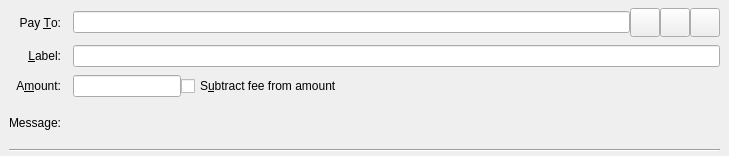
<?xml version="1.0" encoding="UTF-8"?>
<ui version="4.0">
 <class>SendCoinsEntry</class>
 <widget class="QStackedWidget" name="SendCoinsEntry">
  <property name="geometry">
   <rect>
    <x>0</x>
    <y>0</y>
    <width>729</width>
    <height>156</height>
   </rect>
  </property>
  <property name="focusPolicy">
   <enum>Qt::TabFocus</enum>
  </property>
  <property name="autoFillBackground">
   <bool>false</bool>
  </property>
  <widget class="QFrame" name="SendCoins">
   <property name="toolTip">
    <string>This is a normal payment.</string>
   </property>
   <property name="frameShape">
    <enum>QFrame::NoFrame</enum>
   </property>
   <layout class="QGridLayout" name="gridLayout">
    <property name="topMargin">
     <number>8</number>
    </property>
    <property name="bottomMargin">
     <number>4</number>
    </property>
    <property name="horizontalSpacing">
     <number>12</number>
    </property>
    <property name="verticalSpacing">
     <number>8</number>
    </property>
    <item row="0" column="0">
     <widget class="QLabel" name="payToLabel">
      <property name="text">
       <string>Pay &amp;To:</string>
      </property>
      <property name="alignment">
       <set>Qt::AlignRight|Qt::AlignTrailing|Qt::AlignVCenter</set>
      </property>
      <property name="buddy">
       <cstring>payTo</cstring>
      </property>
     </widget>
    </item>
    <item row="0" column="1">
     <layout class="QHBoxLayout" name="payToLayout">
      <property name="spacing">
       <number>0</number>
      </property>
      <item>
       <widget class="QValidatedLineEdit" name="payTo">
        <property name="toolTip">
         <string>The Bitcoin2X address to send the payment to</string>
        </property>
       </widget>
      </item>
      <item>
       <widget class="QToolButton" name="addressBookButton">
        <property name="toolTip">
         <string>Choose previously used address</string>
        </property>
        <property name="text">
         <string/>
        </property>
        <property name="icon">
         <iconset resource="../bitcoin.qrc">
          <normaloff>:/icons/address-book</normaloff>:/icons/address-book</iconset>
        </property>
        <property name="iconSize">
         <size>
          <width>22</width>
          <height>22</height>
         </size>
        </property>
        <property name="shortcut">
         <string>Alt+A</string>
        </property>
       </widget>
      </item>
      <item>
       <widget class="QToolButton" name="pasteButton">
        <property name="toolTip">
         <string>Paste address from clipboard</string>
        </property>
        <property name="text">
         <string/>
        </property>
        <property name="icon">
         <iconset resource="../bitcoin.qrc">
          <normaloff>:/icons/editpaste</normaloff>:/icons/editpaste</iconset>
        </property>
        <property name="iconSize">
         <size>
          <width>22</width>
          <height>22</height>
         </size>
        </property>
        <property name="shortcut">
         <string>Alt+P</string>
        </property>
       </widget>
      </item>
      <item>
       <widget class="QToolButton" name="deleteButton">
        <property name="toolTip">
         <string>Remove this entry</string>
        </property>
        <property name="text">
         <string/>
        </property>
        <property name="icon">
         <iconset resource="../bitcoin.qrc">
          <normaloff>:/icons/remove</normaloff>:/icons/remove</iconset>
        </property>
        <property name="iconSize">
         <size>
          <width>22</width>
          <height>22</height>
         </size>
        </property>
       </widget>
      </item>
     </layout>
    </item>
    <item row="1" column="0">
     <widget class="QLabel" name="labellLabel">
      <property name="text">
       <string>&amp;Label:</string>
      </property>
      <property name="alignment">
       <set>Qt::AlignRight|Qt::AlignTrailing|Qt::AlignVCenter</set>
      </property>
      <property name="buddy">
       <cstring>addAsLabel</cstring>
      </property>
     </widget>
    </item>
    <item row="1" column="1">
     <widget class="QLineEdit" name="addAsLabel">
      <property name="toolTip">
       <string>Enter a label for this address to add it to the list of used addresses</string>
      </property>
     </widget>
    </item>
    <item row="2" column="0">
     <widget class="QLabel" name="amountLabel">
      <property name="text">
       <string>A&amp;mount:</string>
      </property>
      <property name="alignment">
       <set>Qt::AlignRight|Qt::AlignTrailing|Qt::AlignVCenter</set>
      </property>
      <property name="buddy">
       <cstring>payAmount</cstring>
      </property>
     </widget>
    </item>
    <item row="2" column="1">
     <layout class="QHBoxLayout" name="horizontalLayoutAmount" stretch="0,1">
      <item>
       <widget class="BitcoinAmountField" name="payAmount"/>
      </item>
      <item>
       <widget class="QCheckBox" name="checkboxSubtractFeeFromAmount">
        <property name="toolTip">
         <string>The fee will be deducted from the amount being sent. The recipient will receive less bitcoins than you enter in the amount field. If multiple recipients are selected, the fee is split equally.</string>
        </property>
        <property name="text">
         <string>S&amp;ubtract fee from amount</string>
        </property>
       </widget>
      </item>
     </layout>
    </item>
    <item row="3" column="0">
     <widget class="QLabel" name="messageLabel">
      <property name="text">
       <string>Message:</string>
      </property>
      <property name="alignment">
       <set>Qt::AlignRight|Qt::AlignTrailing|Qt::AlignVCenter</set>
      </property>
     </widget>
    </item>
    <item row="3" column="1">
     <widget class="QLabel" name="messageTextLabel">
      <property name="toolTip">
       <string>A message that was attached to the bitcoin: URI which will be stored with the transaction for your reference. Note: This message will not be sent over the Bitcoin2X network.</string>
      </property>
      <property name="textFormat">
       <enum>Qt::PlainText</enum>
      </property>
     </widget>
    </item>
    <item row="4" column="0" colspan="2">
     <widget class="Line" name="line">
      <property name="orientation">
       <enum>Qt::Horizontal</enum>
      </property>
     </widget>
    </item>
   </layout>
  </widget>
  <widget class="QFrame" name="SendCoins_UnauthenticatedPaymentRequest">
   <property name="palette">
    <palette>
     <active>
      <colorrole role="WindowText">
       <brush brushstyle="SolidPattern">
        <color alpha="255">
         <red>0</red>
         <green>0</green>
         <blue>0</blue>
        </color>
       </brush>
      </colorrole>
      <colorrole role="Button">
       <brush brushstyle="SolidPattern">
        <color alpha="255">
         <red>255</red>
         <green>255</green>
         <blue>127</blue>
        </color>
       </brush>
      </colorrole>
      <colorrole role="Light">
       <brush brushstyle="SolidPattern">
        <color alpha="255">
         <red>255</red>
         <green>255</green>
         <blue>255</blue>
        </color>
       </brush>
      </colorrole>
      <colorrole role="Midlight">
       <brush brushstyle="SolidPattern">
        <color alpha="255">
         <red>255</red>
         <green>255</green>
         <blue>191</blue>
        </color>
       </brush>
      </colorrole>
      <colorrole role="Dark">
       <brush brushstyle="SolidPattern">
        <color alpha="255">
         <red>127</red>
         <green>127</green>
         <blue>63</blue>
        </color>
       </brush>
      </colorrole>
      <colorrole role="Mid">
       <brush brushstyle="SolidPattern">
        <color alpha="255">
         <red>170</red>
         <green>170</green>
         <blue>84</blue>
        </color>
       </brush>
      </colorrole>
      <colorrole role="Text">
       <brush brushstyle="SolidPattern">
        <color alpha="255">
         <red>0</red>
         <green>0</green>
         <blue>0</blue>
        </color>
       </brush>
      </colorrole>
      <colorrole role="BrightText">
       <brush brushstyle="SolidPattern">
        <color alpha="255">
         <red>255</red>
         <green>255</green>
         <blue>255</blue>
        </color>
       </brush>
      </colorrole>
      <colorrole role="ButtonText">
       <brush brushstyle="SolidPattern">
        <color alpha="255">
         <red>0</red>
         <green>0</green>
         <blue>0</blue>
        </color>
       </brush>
      </colorrole>
      <colorrole role="Base">
       <brush brushstyle="SolidPattern">
        <color alpha="255">
         <red>255</red>
         <green>255</green>
         <blue>255</blue>
        </color>
       </brush>
      </colorrole>
      <colorrole role="Window">
       <brush brushstyle="SolidPattern">
        <color alpha="255">
         <red>255</red>
         <green>255</green>
         <blue>127</blue>
        </color>
       </brush>
      </colorrole>
      <colorrole role="Shadow">
       <brush brushstyle="SolidPattern">
        <color alpha="255">
         <red>0</red>
         <green>0</green>
         <blue>0</blue>
        </color>
       </brush>
      </colorrole>
      <colorrole role="AlternateBase">
       <brush brushstyle="SolidPattern">
        <color alpha="255">
         <red>255</red>
         <green>255</green>
         <blue>191</blue>
        </color>
       </brush>
      </colorrole>
      <colorrole role="ToolTipBase">
       <brush brushstyle="SolidPattern">
        <color alpha="255">
         <red>255</red>
         <green>255</green>
         <blue>220</blue>
        </color>
       </brush>
      </colorrole>
      <colorrole role="ToolTipText">
       <brush brushstyle="SolidPattern">
        <color alpha="255">
         <red>0</red>
         <green>0</green>
         <blue>0</blue>
        </color>
       </brush>
      </colorrole>
     </active>
     <inactive>
      <colorrole role="WindowText">
       <brush brushstyle="SolidPattern">
        <color alpha="255">
         <red>0</red>
         <green>0</green>
         <blue>0</blue>
        </color>
       </brush>
      </colorrole>
      <colorrole role="Button">
       <brush brushstyle="SolidPattern">
        <color alpha="255">
         <red>255</red>
         <green>255</green>
         <blue>127</blue>
        </color>
       </brush>
      </colorrole>
      <colorrole role="Light">
       <brush brushstyle="SolidPattern">
        <color alpha="255">
         <red>255</red>
         <green>255</green>
         <blue>255</blue>
        </color>
       </brush>
      </colorrole>
      <colorrole role="Midlight">
       <brush brushstyle="SolidPattern">
        <color alpha="255">
         <red>255</red>
         <green>255</green>
         <blue>191</blue>
        </color>
       </brush>
      </colorrole>
      <colorrole role="Dark">
       <brush brushstyle="SolidPattern">
        <color alpha="255">
         <red>127</red>
         <green>127</green>
         <blue>63</blue>
        </color>
       </brush>
      </colorrole>
      <colorrole role="Mid">
       <brush brushstyle="SolidPattern">
        <color alpha="255">
         <red>170</red>
         <green>170</green>
         <blue>84</blue>
        </color>
       </brush>
      </colorrole>
      <colorrole role="Text">
       <brush brushstyle="SolidPattern">
        <color alpha="255">
         <red>0</red>
         <green>0</green>
         <blue>0</blue>
        </color>
       </brush>
      </colorrole>
      <colorrole role="BrightText">
       <brush brushstyle="SolidPattern">
        <color alpha="255">
         <red>255</red>
         <green>255</green>
         <blue>255</blue>
        </color>
       </brush>
      </colorrole>
      <colorrole role="ButtonText">
       <brush brushstyle="SolidPattern">
        <color alpha="255">
         <red>0</red>
         <green>0</green>
         <blue>0</blue>
        </color>
       </brush>
      </colorrole>
      <colorrole role="Base">
       <brush brushstyle="SolidPattern">
        <color alpha="255">
         <red>255</red>
         <green>255</green>
         <blue>255</blue>
        </color>
       </brush>
      </colorrole>
      <colorrole role="Window">
       <brush brushstyle="SolidPattern">
        <color alpha="255">
         <red>255</red>
         <green>255</green>
         <blue>127</blue>
        </color>
       </brush>
      </colorrole>
      <colorrole role="Shadow">
       <brush brushstyle="SolidPattern">
        <color alpha="255">
         <red>0</red>
         <green>0</green>
         <blue>0</blue>
        </color>
       </brush>
      </colorrole>
      <colorrole role="AlternateBase">
       <brush brushstyle="SolidPattern">
        <color alpha="255">
         <red>255</red>
         <green>255</green>
         <blue>191</blue>
        </color>
       </brush>
      </colorrole>
      <colorrole role="ToolTipBase">
       <brush brushstyle="SolidPattern">
        <color alpha="255">
         <red>255</red>
         <green>255</green>
         <blue>220</blue>
        </color>
       </brush>
      </colorrole>
      <colorrole role="ToolTipText">
       <brush brushstyle="SolidPattern">
        <color alpha="255">
         <red>0</red>
         <green>0</green>
         <blue>0</blue>
        </color>
       </brush>
      </colorrole>
     </inactive>
     <disabled>
      <colorrole role="WindowText">
       <brush brushstyle="SolidPattern">
        <color alpha="255">
         <red>127</red>
         <green>127</green>
         <blue>63</blue>
        </color>
       </brush>
      </colorrole>
      <colorrole role="Button">
       <brush brushstyle="SolidPattern">
        <color alpha="255">
         <red>255</red>
         <green>255</green>
         <blue>127</blue>
        </color>
       </brush>
      </colorrole>
      <colorrole role="Light">
       <brush brushstyle="SolidPattern">
        <color alpha="255">
         <red>255</red>
         <green>255</green>
         <blue>255</blue>
        </color>
       </brush>
      </colorrole>
      <colorrole role="Midlight">
       <brush brushstyle="SolidPattern">
        <color alpha="255">
         <red>255</red>
         <green>255</green>
         <blue>191</blue>
        </color>
       </brush>
      </colorrole>
      <colorrole role="Dark">
       <brush brushstyle="SolidPattern">
        <color alpha="255">
         <red>127</red>
         <green>127</green>
         <blue>63</blue>
        </color>
       </brush>
      </colorrole>
      <colorrole role="Mid">
       <brush brushstyle="SolidPattern">
        <color alpha="255">
         <red>170</red>
         <green>170</green>
         <blue>84</blue>
        </color>
       </brush>
      </colorrole>
      <colorrole role="Text">
       <brush brushstyle="SolidPattern">
        <color alpha="255">
         <red>127</red>
         <green>127</green>
         <blue>63</blue>
        </color>
       </brush>
      </colorrole>
      <colorrole role="BrightText">
       <brush brushstyle="SolidPattern">
        <color alpha="255">
         <red>255</red>
         <green>255</green>
         <blue>255</blue>
        </color>
       </brush>
      </colorrole>
      <colorrole role="ButtonText">
       <brush brushstyle="SolidPattern">
        <color alpha="255">
         <red>127</red>
         <green>127</green>
         <blue>63</blue>
        </color>
       </brush>
      </colorrole>
      <colorrole role="Base">
       <brush brushstyle="SolidPattern">
        <color alpha="255">
         <red>255</red>
         <green>255</green>
         <blue>127</blue>
        </color>
       </brush>
      </colorrole>
      <colorrole role="Window">
       <brush brushstyle="SolidPattern">
        <color alpha="255">
         <red>255</red>
         <green>255</green>
         <blue>127</blue>
        </color>
       </brush>
      </colorrole>
      <colorrole role="Shadow">
       <brush brushstyle="SolidPattern">
        <color alpha="255">
         <red>0</red>
         <green>0</green>
         <blue>0</blue>
        </color>
       </brush>
      </colorrole>
      <colorrole role="AlternateBase">
       <brush brushstyle="SolidPattern">
        <color alpha="255">
         <red>255</red>
         <green>255</green>
         <blue>127</blue>
        </color>
       </brush>
      </colorrole>
      <colorrole role="ToolTipBase">
       <brush brushstyle="SolidPattern">
        <color alpha="255">
         <red>255</red>
         <green>255</green>
         <blue>220</blue>
        </color>
       </brush>
      </colorrole>
      <colorrole role="ToolTipText">
       <brush brushstyle="SolidPattern">
        <color alpha="255">
         <red>0</red>
         <green>0</green>
         <blue>0</blue>
        </color>
       </brush>
      </colorrole>
     </disabled>
    </palette>
   </property>
   <property name="toolTip">
    <string>This is an unauthenticated payment request.</string>
   </property>
   <property name="autoFillBackground">
    <bool>true</bool>
   </property>
   <property name="frameShape">
    <enum>QFrame::NoFrame</enum>
   </property>
   <layout class="QGridLayout" name="gridLayout_is">
    <property name="spacing">
     <number>12</number>
    </property>
    <item row="0" column="0">
     <widget class="QLabel" name="payToLabel_is">
      <property name="text">
       <string>Pay To:</string>
      </property>
      <property name="alignment">
       <set>Qt::AlignRight|Qt::AlignTrailing|Qt::AlignVCenter</set>
      </property>
     </widget>
    </item>
    <item row="0" column="1">
     <layout class="QHBoxLayout" name="payToLayout_is">
      <property name="spacing">
       <number>0</number>
      </property>
      <item>
       <widget class="QLabel" name="payTo_is"/>
      </item>
      <item>
       <widget class="QToolButton" name="deleteButton_is">
        <property name="toolTip">
         <string>Remove this entry</string>
        </property>
        <property name="text">
         <string/>
        </property>
        <property name="icon">
         <iconset resource="../bitcoin.qrc">
          <normaloff>:/icons/remove</normaloff>:/icons/remove</iconset>
        </property>
       </widget>
      </item>
     </layout>
    </item>
    <item row="1" column="0">
     <widget class="QLabel" name="memoLabel_is">
      <property name="text">
       <string>Memo:</string>
      </property>
      <property name="alignment">
       <set>Qt::AlignRight|Qt::AlignTrailing|Qt::AlignVCenter</set>
      </property>
     </widget>
    </item>
    <item row="1" column="1">
     <widget class="QLabel" name="memoTextLabel_is">
      <property name="textFormat">
       <enum>Qt::PlainText</enum>
      </property>
     </widget>
    </item>
    <item row="2" column="0">
     <widget class="QLabel" name="amountLabel_is">
      <property name="text">
       <string>A&amp;mount:</string>
      </property>
      <property name="alignment">
       <set>Qt::AlignRight|Qt::AlignTrailing|Qt::AlignVCenter</set>
      </property>
      <property name="buddy">
       <cstring>payAmount_is</cstring>
      </property>
     </widget>
    </item>
    <item row="2" column="1">
     <widget class="BitcoinAmountField" name="payAmount_is">
      <property name="acceptDrops">
       <bool>false</bool>
      </property>
     </widget>
    </item>
   </layout>
  </widget>
  <widget class="QFrame" name="SendCoins_AuthenticatedPaymentRequest">
   <property name="palette">
    <palette>
     <active>
      <colorrole role="WindowText">
       <brush brushstyle="SolidPattern">
        <color alpha="255">
         <red>0</red>
         <green>0</green>
         <blue>0</blue>
        </color>
       </brush>
      </colorrole>
      <colorrole role="Button">
       <brush brushstyle="SolidPattern">
        <color alpha="255">
         <red>140</red>
         <green>232</green>
         <blue>119</blue>
        </color>
       </brush>
      </colorrole>
      <colorrole role="Light">
       <brush brushstyle="SolidPattern">
        <color alpha="255">
         <red>230</red>
         <green>255</green>
         <blue>224</blue>
        </color>
       </brush>
      </colorrole>
      <colorrole role="Midlight">
       <brush brushstyle="SolidPattern">
        <color alpha="255">
         <red>185</red>
         <green>243</green>
         <blue>171</blue>
        </color>
       </brush>
      </colorrole>
      <colorrole role="Dark">
       <brush brushstyle="SolidPattern">
        <color alpha="255">
         <red>70</red>
         <green>116</green>
         <blue>59</blue>
        </color>
       </brush>
      </colorrole>
      <colorrole role="Mid">
       <brush brushstyle="SolidPattern">
        <color alpha="255">
         <red>93</red>
         <green>155</green>
         <blue>79</blue>
        </color>
       </brush>
      </colorrole>
      <colorrole role="Text">
       <brush brushstyle="SolidPattern">
        <color alpha="255">
         <red>0</red>
         <green>0</green>
         <blue>0</blue>
        </color>
       </brush>
      </colorrole>
      <colorrole role="BrightText">
       <brush brushstyle="SolidPattern">
        <color alpha="255">
         <red>155</red>
         <green>255</green>
         <blue>147</blue>
        </color>
       </brush>
      </colorrole>
      <colorrole role="ButtonText">
       <brush brushstyle="SolidPattern">
        <color alpha="255">
         <red>0</red>
         <green>0</green>
         <blue>0</blue>
        </color>
       </brush>
      </colorrole>
      <colorrole role="Base">
       <brush brushstyle="SolidPattern">
        <color alpha="255">
         <red>119</red>
         <green>255</green>
         <blue>233</blue>
        </color>
       </brush>
      </colorrole>
      <colorrole role="Window">
       <brush brushstyle="SolidPattern">
        <color alpha="255">
         <red>140</red>
         <green>232</green>
         <blue>119</blue>
        </color>
       </brush>
      </colorrole>
      <colorrole role="Shadow">
       <brush brushstyle="SolidPattern">
        <color alpha="255">
         <red>0</red>
         <green>0</green>
         <blue>0</blue>
        </color>
       </brush>
      </colorrole>
      <colorrole role="AlternateBase">
       <brush brushstyle="SolidPattern">
        <color alpha="255">
         <red>197</red>
         <green>243</green>
         <blue>187</blue>
        </color>
       </brush>
      </colorrole>
      <colorrole role="NoRole">
       <brush brushstyle="SolidPattern">
        <color alpha="255">
         <red>125</red>
         <green>194</green>
         <blue>122</blue>
        </color>
       </brush>
      </colorrole>
      <colorrole role="ToolTipBase">
       <brush brushstyle="SolidPattern">
        <color alpha="255">
         <red>255</red>
         <green>255</green>
         <blue>220</blue>
        </color>
       </brush>
      </colorrole>
      <colorrole role="ToolTipText">
       <brush brushstyle="SolidPattern">
        <color alpha="255">
         <red>0</red>
         <green>0</green>
         <blue>0</blue>
        </color>
       </brush>
      </colorrole>
     </active>
     <inactive>
      <colorrole role="WindowText">
       <brush brushstyle="SolidPattern">
        <color alpha="255">
         <red>0</red>
         <green>0</green>
         <blue>0</blue>
        </color>
       </brush>
      </colorrole>
      <colorrole role="Button">
       <brush brushstyle="SolidPattern">
        <color alpha="255">
         <red>140</red>
         <green>232</green>
         <blue>119</blue>
        </color>
       </brush>
      </colorrole>
      <colorrole role="Light">
       <brush brushstyle="SolidPattern">
        <color alpha="255">
         <red>230</red>
         <green>255</green>
         <blue>224</blue>
        </color>
       </brush>
      </colorrole>
      <colorrole role="Midlight">
       <brush brushstyle="SolidPattern">
        <color alpha="255">
         <red>185</red>
         <green>243</green>
         <blue>171</blue>
        </color>
       </brush>
      </colorrole>
      <colorrole role="Dark">
       <brush brushstyle="SolidPattern">
        <color alpha="255">
         <red>70</red>
         <green>116</green>
         <blue>59</blue>
        </color>
       </brush>
      </colorrole>
      <colorrole role="Mid">
       <brush brushstyle="SolidPattern">
        <color alpha="255">
         <red>93</red>
         <green>155</green>
         <blue>79</blue>
        </color>
       </brush>
      </colorrole>
      <colorrole role="Text">
       <brush brushstyle="SolidPattern">
        <color alpha="255">
         <red>0</red>
         <green>0</green>
         <blue>0</blue>
        </color>
       </brush>
      </colorrole>
      <colorrole role="BrightText">
       <brush brushstyle="SolidPattern">
        <color alpha="255">
         <red>155</red>
         <green>255</green>
         <blue>147</blue>
        </color>
       </brush>
      </colorrole>
      <colorrole role="ButtonText">
       <brush brushstyle="SolidPattern">
        <color alpha="255">
         <red>0</red>
         <green>0</green>
         <blue>0</blue>
        </color>
       </brush>
      </colorrole>
      <colorrole role="Base">
       <brush brushstyle="SolidPattern">
        <color alpha="255">
         <red>119</red>
         <green>255</green>
         <blue>233</blue>
        </color>
       </brush>
      </colorrole>
      <colorrole role="Window">
       <brush brushstyle="SolidPattern">
        <color alpha="255">
         <red>140</red>
         <green>232</green>
         <blue>119</blue>
        </color>
       </brush>
      </colorrole>
      <colorrole role="Shadow">
       <brush brushstyle="SolidPattern">
        <color alpha="255">
         <red>0</red>
         <green>0</green>
         <blue>0</blue>
        </color>
       </brush>
      </colorrole>
      <colorrole role="AlternateBase">
       <brush brushstyle="SolidPattern">
        <color alpha="255">
         <red>197</red>
         <green>243</green>
         <blue>187</blue>
        </color>
       </brush>
      </colorrole>
      <colorrole role="NoRole">
       <brush brushstyle="SolidPattern">
        <color alpha="255">
         <red>125</red>
         <green>194</green>
         <blue>122</blue>
        </color>
       </brush>
      </colorrole>
      <colorrole role="ToolTipBase">
       <brush brushstyle="SolidPattern">
        <color alpha="255">
         <red>255</red>
         <green>255</green>
         <blue>220</blue>
        </color>
       </brush>
      </colorrole>
      <colorrole role="ToolTipText">
       <brush brushstyle="SolidPattern">
        <color alpha="255">
         <red>0</red>
         <green>0</green>
         <blue>0</blue>
        </color>
       </brush>
      </colorrole>
     </inactive>
     <disabled>
      <colorrole role="WindowText">
       <brush brushstyle="SolidPattern">
        <color alpha="255">
         <red>70</red>
         <green>116</green>
         <blue>59</blue>
        </color>
       </brush>
      </colorrole>
      <colorrole role="Button">
       <brush brushstyle="SolidPattern">
        <color alpha="255">
         <red>140</red>
         <green>232</green>
         <blue>119</blue>
        </color>
       </brush>
      </colorrole>
      <colorrole role="Light">
       <brush brushstyle="SolidPattern">
        <color alpha="255">
         <red>230</red>
         <green>255</green>
         <blue>224</blue>
        </color>
       </brush>
      </colorrole>
      <colorrole role="Midlight">
       <brush brushstyle="SolidPattern">
        <color alpha="255">
         <red>185</red>
         <green>243</green>
         <blue>171</blue>
        </color>
       </brush>
      </colorrole>
      <colorrole role="Dark">
       <brush brushstyle="SolidPattern">
        <color alpha="255">
         <red>70</red>
         <green>116</green>
         <blue>59</blue>
        </color>
       </brush>
      </colorrole>
      <colorrole role="Mid">
       <brush brushstyle="SolidPattern">
        <color alpha="255">
         <red>93</red>
         <green>155</green>
         <blue>79</blue>
        </color>
       </brush>
      </colorrole>
      <colorrole role="Text">
       <brush brushstyle="SolidPattern">
        <color alpha="255">
         <red>70</red>
         <green>116</green>
         <blue>59</blue>
        </color>
       </brush>
      </colorrole>
      <colorrole role="BrightText">
       <brush brushstyle="SolidPattern">
        <color alpha="255">
         <red>155</red>
         <green>255</green>
         <blue>147</blue>
        </color>
       </brush>
      </colorrole>
      <colorrole role="ButtonText">
       <brush brushstyle="SolidPattern">
        <color alpha="255">
         <red>70</red>
         <green>116</green>
         <blue>59</blue>
        </color>
       </brush>
      </colorrole>
      <colorrole role="Base">
       <brush brushstyle="SolidPattern">
        <color alpha="255">
         <red>140</red>
         <green>232</green>
         <blue>119</blue>
        </color>
       </brush>
      </colorrole>
      <colorrole role="Window">
       <brush brushstyle="SolidPattern">
        <color alpha="255">
         <red>140</red>
         <green>232</green>
         <blue>119</blue>
        </color>
       </brush>
      </colorrole>
      <colorrole role="Shadow">
       <brush brushstyle="SolidPattern">
        <color alpha="255">
         <red>0</red>
         <green>0</green>
         <blue>0</blue>
        </color>
       </brush>
      </colorrole>
      <colorrole role="AlternateBase">
       <brush brushstyle="SolidPattern">
        <color alpha="255">
         <red>140</red>
         <green>232</green>
         <blue>119</blue>
        </color>
       </brush>
      </colorrole>
      <colorrole role="NoRole">
       <brush brushstyle="SolidPattern">
        <color alpha="255">
         <red>125</red>
         <green>194</green>
         <blue>122</blue>
        </color>
       </brush>
      </colorrole>
      <colorrole role="ToolTipBase">
       <brush brushstyle="SolidPattern">
        <color alpha="255">
         <red>255</red>
         <green>255</green>
         <blue>220</blue>
        </color>
       </brush>
      </colorrole>
      <colorrole role="ToolTipText">
       <brush brushstyle="SolidPattern">
        <color alpha="255">
         <red>0</red>
         <green>0</green>
         <blue>0</blue>
        </color>
       </brush>
      </colorrole>
     </disabled>
    </palette>
   </property>
   <property name="toolTip">
    <string>This is an authenticated payment request.</string>
   </property>
   <property name="autoFillBackground">
    <bool>true</bool>
   </property>
   <property name="frameShape">
    <enum>QFrame::NoFrame</enum>
   </property>
   <layout class="QGridLayout" name="gridLayout_s">
    <property name="spacing">
     <number>12</number>
    </property>
    <item row="0" column="0">
     <widget class="QLabel" name="payToLabel_s">
      <property name="text">
       <string>Pay To:</string>
      </property>
      <property name="alignment">
       <set>Qt::AlignRight|Qt::AlignTrailing|Qt::AlignVCenter</set>
      </property>
     </widget>
    </item>
    <item row="0" column="1">
     <layout class="QHBoxLayout" name="payToLayout_s">
      <property name="spacing">
       <number>0</number>
      </property>
      <item>
       <widget class="QLabel" name="payTo_s">
        <property name="textFormat">
         <enum>Qt::PlainText</enum>
        </property>
       </widget>
      </item>
      <item>
       <widget class="QToolButton" name="deleteButton_s">
        <property name="toolTip">
         <string>Remove this entry</string>
        </property>
        <property name="text">
         <string/>
        </property>
        <property name="icon">
         <iconset resource="../bitcoin.qrc">
          <normaloff>:/icons/remove</normaloff>:/icons/remove</iconset>
        </property>
       </widget>
      </item>
     </layout>
    </item>
    <item row="1" column="0">
     <widget class="QLabel" name="memoLabel_s">
      <property name="text">
       <string>Memo:</string>
      </property>
      <property name="alignment">
       <set>Qt::AlignRight|Qt::AlignTrailing|Qt::AlignVCenter</set>
      </property>
     </widget>
    </item>
    <item row="1" column="1">
     <widget class="QLabel" name="memoTextLabel_s">
      <property name="textFormat">
       <enum>Qt::PlainText</enum>
      </property>
     </widget>
    </item>
    <item row="2" column="0">
     <widget class="QLabel" name="amountLabel_s">
      <property name="text">
       <string>A&amp;mount:</string>
      </property>
      <property name="alignment">
       <set>Qt::AlignRight|Qt::AlignTrailing|Qt::AlignVCenter</set>
      </property>
      <property name="buddy">
       <cstring>payAmount_s</cstring>
      </property>
     </widget>
    </item>
    <item row="2" column="1">
     <widget class="BitcoinAmountField" name="payAmount_s">
      <property name="acceptDrops">
       <bool>false</bool>
      </property>
     </widget>
    </item>
   </layout>
  </widget>
 </widget>
 <customwidgets>
  <customwidget>
   <class>QValidatedLineEdit</class>
   <extends>QLineEdit</extends>
   <header>qvalidatedlineedit.h</header>
  </customwidget>
  <customwidget>
   <class>BitcoinAmountField</class>
   <extends>QLineEdit</extends>
   <header>bitcoinamountfield.h</header>
   <container>1</container>
  </customwidget>
 </customwidgets>
 <tabstops>
  <tabstop>payTo</tabstop>
  <tabstop>addressBookButton</tabstop>
  <tabstop>pasteButton</tabstop>
  <tabstop>deleteButton</tabstop>
  <tabstop>addAsLabel</tabstop>
  <tabstop>payAmount</tabstop>
  <tabstop>payAmount_is</tabstop>
  <tabstop>deleteButton_is</tabstop>
  <tabstop>payAmount_s</tabstop>
  <tabstop>deleteButton_s</tabstop>
 </tabstops>
 <resources>
  <include location="../bitcoin.qrc"/>
 </resources>
 <connections/>
</ui>
